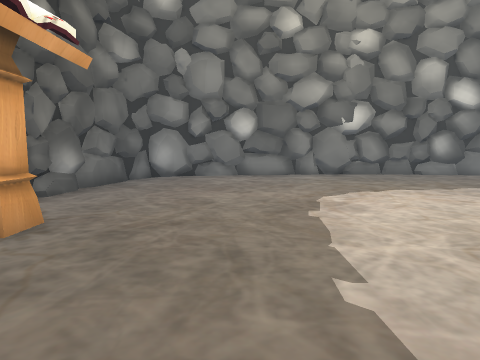
View 1 (above)

13 first-person views from a walk through a 3-D level made in the Unity game engine. The camera is 1.4 m above the floor, tilts 6° down and sees 75° across. The floor is counted in squares, 1 m on a side. Each view is taken from the middle of a square. On the plan, view 1 faces up. The plan holds only what a view shows up to about 14 squares ahead; the rest is blank. The player character is not drawn. Some surface patterns are stand-ins.

View 2
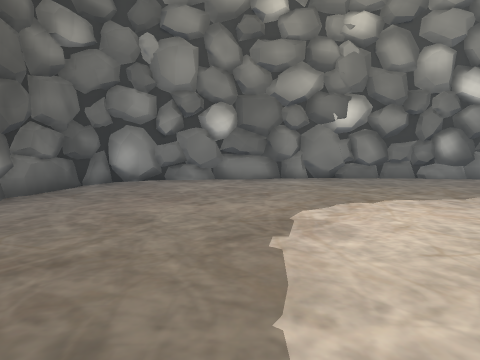

View 3
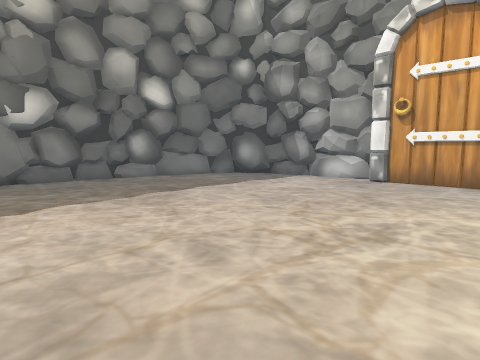

View 4
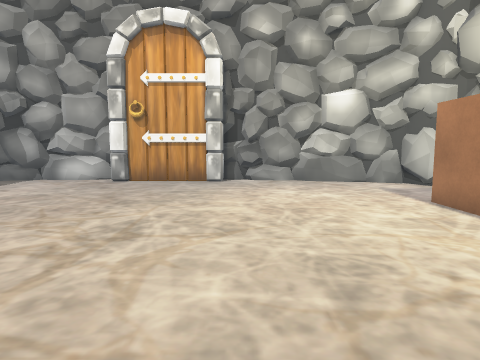

View 5
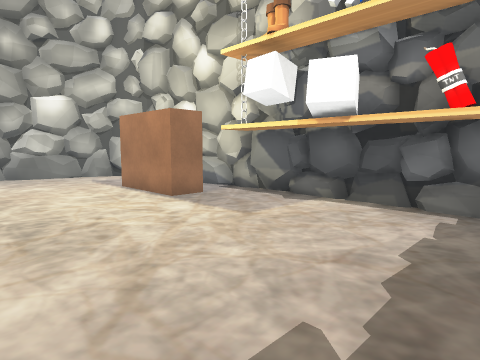

View 6
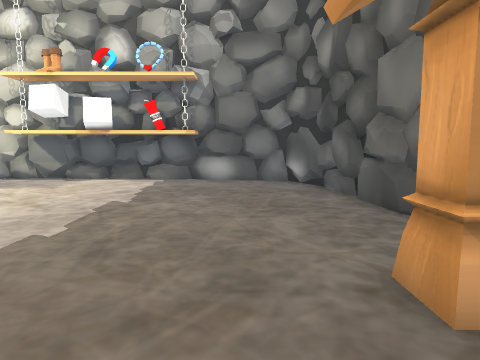

View 7
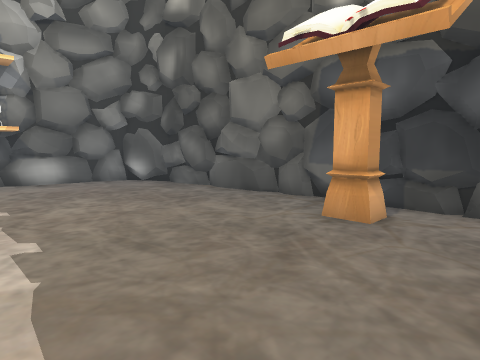

View 8
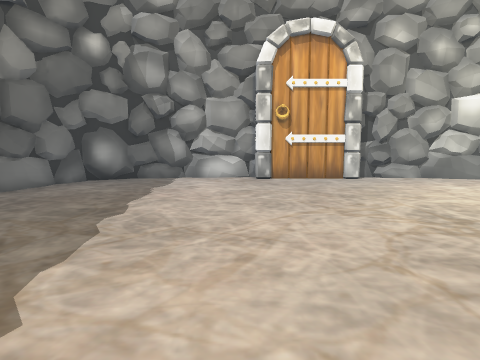

View 9
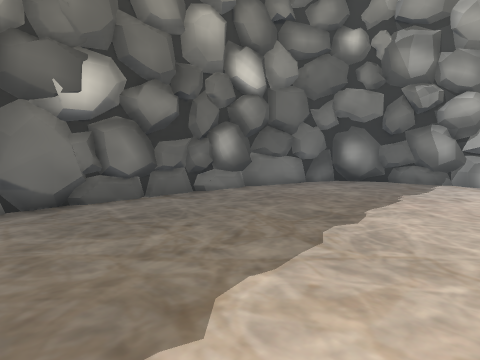

View 10
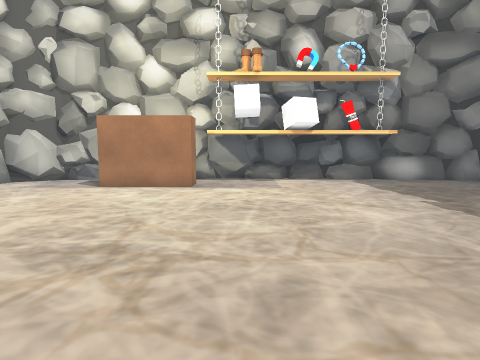

View 11
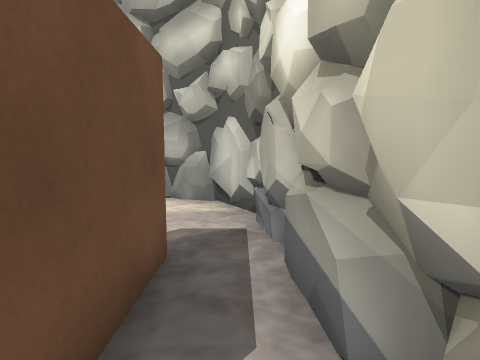

View 12
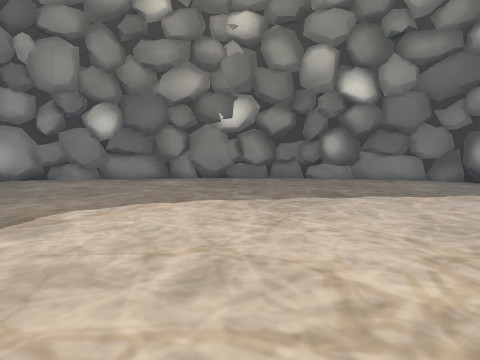

View 13
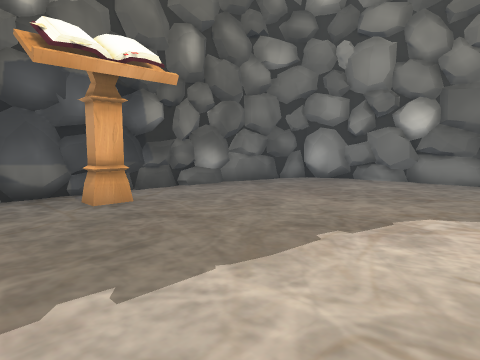

### Floor plan
Key: @ floor where view 1 was taken; # wall or solid block; . floor; O other object.
Columns run from 6 left of view 1 to 17 right of it. Each row starts with its distance up from view 1.
 16      ##############
 15   ####............####
 14  ##..................##
 13  #....................#
 12  #....................#
 11  #....................#
 10 ##....................##
  9 #.....................##
  8 #......................#
  7 #.....................##
  6 #.O...................#
  5 #.O...................#
  4 #.....................#
  3 #.....................#
  2 #.....................#
  1 ##....................#
  0 ##....@...............#
 -1  #....................#
 -2  #....................#
 -3  #............####....#
 -4  ##...........####...#
 -5   ####............####
 -6     ################

Positions as (right, up) in squares from view 1, and headings:
1: (0, 0), facing up
2: (1, 2), facing up
3: (3, 2), facing up-right
4: (3, 2), facing right
5: (0, 2), facing down-right
6: (-2, 8), facing down
7: (2, 8), facing down-left
8: (2, 8), facing right
9: (3, 8), facing up-right
10: (6, 8), facing down
11: (7, -5), facing right
12: (6, 2), facing up
13: (4, 2), facing up-left
